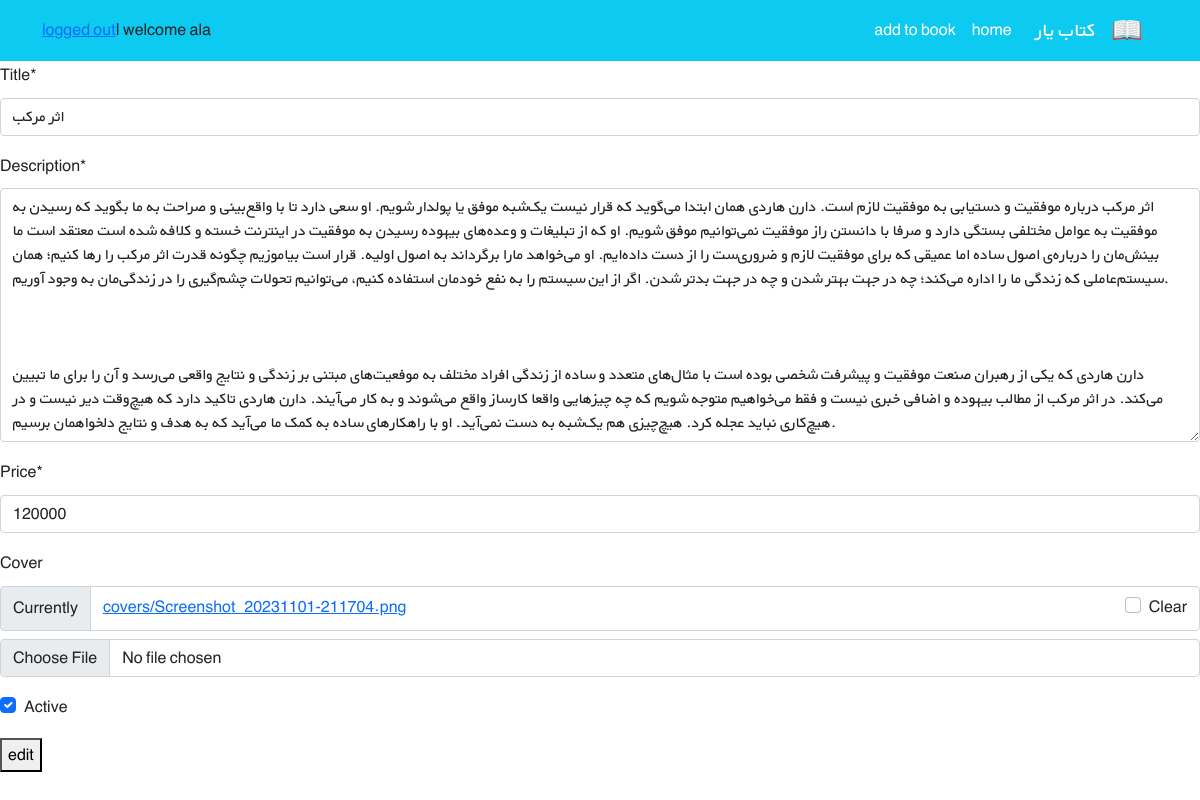
/books/1/edit/ (signed in), run on the app's committed database.
### accounts/models.py (models this page shows)
class CustomUser(AbstractUser):
    pass

### books/models.py (models this page shows, shortened)
class Book(models.Model):
    title = models.CharField(max_length=200)
    author = models.ForeignKey(get_user_model(), on_delete=models.CASCADE, related_name='books')
    description = models.TextField()
    price = models.PositiveIntegerField(default=0)
    cover = models.ImageField(upload_to='covers/', blank=True)
    datetime_created = models.DateTimeField(auto_now_add=True)
    datetime_modified = models.DateTimeField(auto_now=True)
    active = models.BooleanField(default=True)

### books/views.py (the view)
# urls.py: path('<int:pk>/edit/', views.BookUpdateView.as_view(), name='book_update'),
class BookUpdateView(LoginRequiredMixin, UserPassesTestMixin, generic.UpdateView):
    model = Book
    form_class = NewBookForm
    template_name = 'books/book_update.html'
    def test_func(self):
        obj = self.get_object()
        return obj.author == self.request.user

### books/forms.py
class NewBookForm(forms.ModelForm):
    class Meta:
        model = Book
        fields = ['title', 'description', 'price', 'cover', 'active', ]

### books/templates/books/book_update.html (shortened to what this page needs)
{% extends '_base.html' %}
{% load crispy_forms_filters %}
{% block content %}
	<form action="" method="post" enctype="multipart/form-data">
        {{ form|crispy }}
        <button type="submit">edit</button>
    </form>
{% endblock %}

### templates/_base.html (shortened to what this page needs)
{% load static %}
<!doctype html>
<html lang="en">
<head>
    <link href="https://cdn.jsdelivr.net/npm/bootstrap@5.1.3/dist/css/bootstrap.min.css" rel="stylesheet"
>
    <link rel="stylesheet" href="{% static "css/style.css" %}">
</head>
<body>
<nav class="navbar navbar-expand-lg navbar-dark bg-info" dir="rtl">
    <div class="container">
        <a class="navbar-brand" href="#">
            <img src="{% static "icons/book.png" %}" alt="" height="30"
                 class="d-inline-block align-text-top">
        </a>
        <a class="navbar-brand mx-3" href="#">کتاب یار</a>
        <div class="collapse navbar-collapse" id="navbarNavAltMarkup">
            <div class="navbar-nav">
                <a class="nav-link active" aria-current="page" href="{% url 'home' %}">home</a>
                <a class="nav-link active" aria-current="page" href="{% url 'book_create' %}">add to book</a>
            </div>
        </div>
        {% if user.is_authenticated %}
            welcome {{ user.username }} | <a href="{% url 'logout' %}">logged out</a>
        {% else %}
            <a href="{% url 'login' %}">login</a> | <a href="{% url "signup" %}"> signup</a>
        {% endif %}
</nav>
{% block content %}
{% endblock %}
</body>
</html>

### static/css/style.css (style rules this page uses)
* { font-family: 'BYekan', sans-serif; line-height: 1.8rem; }

### data on the page
CustomUser: username "ala"
Book: title "اثر مرکب", description "اثر مرکب درباره موفقیت و دستیابی به موفقیت لازم است. دارن هاردی همان ابتدا می‌گوید که قرار نیست یک‌شبه موفق یا پولدار شویم. او سعی دارد تا با واقع‌بینی و صراحت به ما بگوید که رسیدن به موفقیت به عوامل مختلفی بستگی دارد و صرفا با دانستن راز موفقیت نمی‌توانیم موفق شویم. او که از تبلیغات و وعده‌های بیهوده رسیدن به موفقیت در اینترنت خسته و کلافه شده است معتقد است ما بینش‌مان را درباره‌ی اصول ساده اما عمیقی که برای موفقیت لازم و ضروری‌ست را از دست داده‌ایم. او می‌خواهد مارا برگرداند به اصول اولیه. قرار است بیاموزیم چگونه قدرت اثر مرکب را رها کنیم؛ همان سیستم‌عاملی که زندگی ما را اداره می‌کند؛ چه در جهت بهتر شدن و چه در جهت بدتر شدن. اگر از این سیستم را به نفع خودمان استفاده کنیم، می‌توانیم تحولات…", price "120000", active "☑"
